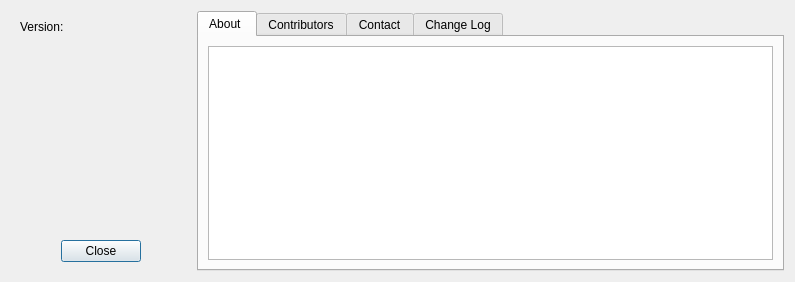
<?xml version="1.0" encoding="UTF-8"?>
<ui version="4.0">
 <author>Dr. Horst Düster</author>
 <class>dlgAbout</class>
 <widget class="QDialog" name="dlgAbout">
  <property name="geometry">
   <rect>
    <x>0</x>
    <y>0</y>
    <width>795</width>
    <height>282</height>
   </rect>
  </property>
  <property name="windowTitle">
   <string>About</string>
  </property>
  <layout class="QGridLayout" name="gridLayout">
   <item row="0" column="0">
    <widget class="QWidget" name="widget" native="true">
     <property name="minimumSize">
      <size>
       <width>0</width>
       <height>0</height>
      </size>
     </property>
     <property name="maximumSize">
      <size>
       <width>180</width>
       <height>16777215</height>
      </size>
     </property>
     <layout class="QVBoxLayout" name="verticalLayout">
      <item>
       <widget class="QLabel" name="lblVersion">
        <property name="maximumSize">
         <size>
          <width>16777215</width>
          <height>14</height>
         </size>
        </property>
        <property name="text">
         <string>Version:</string>
        </property>
       </widget>
      </item>
      <item>
       <spacer name="verticalSpacer">
        <property name="orientation">
         <enum>Qt::Vertical</enum>
        </property>
        <property name="sizeHint" stdset="0">
         <size>
          <width>20</width>
          <height>40</height>
         </size>
        </property>
       </spacer>
      </item>
      <item>
       <widget class="QDialogButtonBox" name="buttonBox">
        <property name="maximumSize">
         <size>
          <width>200</width>
          <height>16777215</height>
         </size>
        </property>
        <property name="orientation">
         <enum>Qt::Horizontal</enum>
        </property>
        <property name="standardButtons">
         <set>QDialogButtonBox::Close</set>
        </property>
        <property name="centerButtons">
         <bool>true</bool>
        </property>
       </widget>
      </item>
     </layout>
    </widget>
   </item>
   <item row="0" column="1">
    <widget class="QTabWidget" name="tabWidget">
     <property name="currentIndex">
      <number>0</number>
     </property>
     <widget class="QWidget" name="tab">
      <attribute name="title">
       <string>About </string>
      </attribute>
      <layout class="QGridLayout" name="gridLayout_2">
       <item row="0" column="0">
        <widget class="QTextEdit" name="memAbout">
         <property name="undoRedoEnabled">
          <bool>false</bool>
         </property>
         <property name="readOnly">
          <bool>true</bool>
         </property>
         <property name="textInteractionFlags">
          <set>Qt::LinksAccessibleByMouse|Qt::TextSelectableByMouse</set>
         </property>
        </widget>
       </item>
      </layout>
     </widget>
     <widget class="QWidget" name="tab_3">
      <attribute name="title">
       <string>Contributors</string>
      </attribute>
      <layout class="QGridLayout" name="gridLayout_3">
       <item row="0" column="0">
        <widget class="QTextEdit" name="memContrib">
         <property name="undoRedoEnabled">
          <bool>false</bool>
         </property>
         <property name="readOnly">
          <bool>true</bool>
         </property>
         <property name="textInteractionFlags">
          <set>Qt::LinksAccessibleByMouse|Qt::TextSelectableByMouse</set>
         </property>
        </widget>
       </item>
      </layout>
     </widget>
     <widget class="QWidget" name="tab_2">
      <attribute name="title">
       <string>Contact</string>
      </attribute>
      <layout class="QGridLayout" name="gridLayout_4">
       <item row="0" column="0">
        <widget class="QTextEdit" name="memAcknowl">
         <property name="undoRedoEnabled">
          <bool>false</bool>
         </property>
         <property name="readOnly">
          <bool>true</bool>
         </property>
         <property name="textInteractionFlags">
          <set>Qt::LinksAccessibleByMouse|Qt::TextSelectableByMouse</set>
         </property>
        </widget>
       </item>
      </layout>
     </widget>
     <widget class="QWidget" name="tab_4">
      <attribute name="title">
       <string>Change Log</string>
      </attribute>
      <layout class="QGridLayout" name="gridLayout_5">
       <item row="0" column="0">
        <widget class="QTextEdit" name="memChangeLog">
         <property name="undoRedoEnabled">
          <bool>false</bool>
         </property>
         <property name="readOnly">
          <bool>true</bool>
         </property>
         <property name="textInteractionFlags">
          <set>Qt::LinksAccessibleByMouse|Qt::TextSelectableByMouse</set>
         </property>
        </widget>
       </item>
      </layout>
     </widget>
    </widget>
   </item>
  </layout>
 </widget>
 <resources/>
 <connections>
  <connection>
   <sender>buttonBox</sender>
   <signal>accepted()</signal>
   <receiver>dlgAbout</receiver>
   <slot>accept()</slot>
   <hints>
    <hint type="sourcelabel">
     <x>248</x>
     <y>254</y>
    </hint>
    <hint type="destinationlabel">
     <x>157</x>
     <y>274</y>
    </hint>
   </hints>
  </connection>
  <connection>
   <sender>buttonBox</sender>
   <signal>rejected()</signal>
   <receiver>dlgAbout</receiver>
   <slot>reject()</slot>
   <hints>
    <hint type="sourcelabel">
     <x>316</x>
     <y>260</y>
    </hint>
    <hint type="destinationlabel">
     <x>286</x>
     <y>274</y>
    </hint>
   </hints>
  </connection>
 </connections>
</ui>
